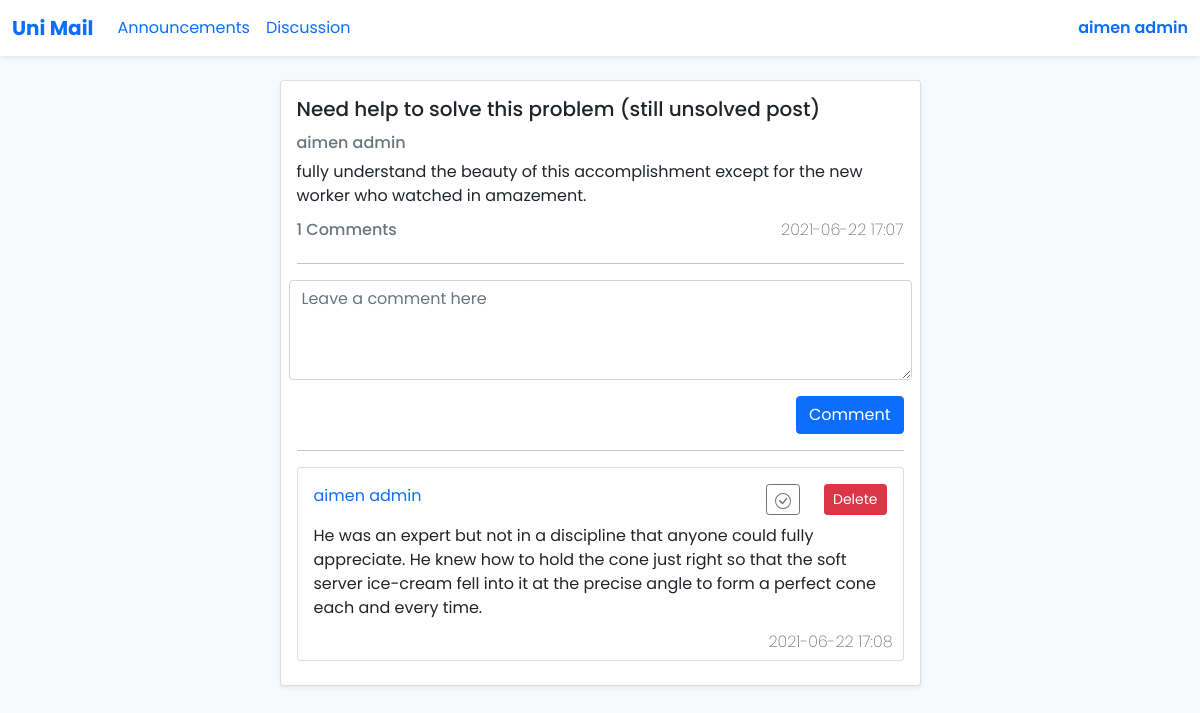
/site/post.php?post=86 (signed in), run on the app's committed database.
### tables this page shows
CREATE TABLE `des_posts` (
  `id` int(11) NOT NULL,
  `title` varchar(255) NOT NULL,
  `Contexts` text NOT NULL,
  `image` varchar(255) NOT NULL DEFAULT '<!--no image-->',
  `date` datetime NOT NULL DEFAULT current_timestamp(),
  `owner` int(11) NOT NULL
);

CREATE TABLE `memb` (
  `id` int(11) NOT NULL,
  `name` varchar(255) NOT NULL,
  `surname` varchar(255) NOT NULL,
  `email` varchar(255) NOT NULL,
  `pass` varchar(255) NOT NULL,
  `type` tinyint(4) NOT NULL,
  `groupe` tinyint(4) NOT NULL
);

CREATE TABLE `comments` (
  `id` int(11) NOT NULL,
  `post` int(11) NOT NULL,
  `owner` int(11) NOT NULL,
  `contexts` text NOT NULL,
  `date` datetime NOT NULL DEFAULT current_timestamp(),
  `approved` tinyint(4) NOT NULL DEFAULT 0
);

### site/post.php (the view, shortened to what this page needs)
<?php
include 'functions.php';
if($_SERVER['REQUEST_METHOD'] == 'GET' && is_numeric($_GET['post']))
{
  $conn = new mysqli('localhost', 'root', '', 'unimaildb');
  $id = $conn->real_escape_string($_GET['post']);
  $sql = $conn->query("SELECT title , contexts , date , owner , image FROM `des_posts` WHERE id = $id ");
  $data = $sql->fetch_array();
  $title = $data['title'];
  $contexts = $data['contexts'];
  $date = substr($data['date'], 0, 16);
  $owner = $conn->real_escape_string($data['owner']);
  $owner_id = $owner;
  $image = $data['image'];
  $sql = $conn->query("SELECT name , surname FROM `memb` WHERE id = $owner ");
  $data = $sql->fetch_array();
  $owner = $data['name'].' '.$data['surname'];
  $sql = $conn->query("SELECT COUNT(*) as count FROM `comments` WHERE post = $id ;");
  $data = $sql->fetch_array();
  $comments = $data['count'];
  $html_post = '
  <div class="col-lg-7 mb-2 ">
    <div class="card shadow-sm">
    '.$image.'
        <div class="card-body">
          <h5 class="card-title mb-3">'.$title.'</h5>
          <div class="contaner">
            <div class="row">
              <div class="col">
              <h6 class="card-subtitle mb-2 text-muted">'.$owner.'</h6>
              </div>
            </div>
          </div>
          <p class="card-text">'.$contexts.'</p>
          <div class="contaner">
              <div class="row">
              <div class="col">
              <h6 class="card-subtitle mb-2 text-muted">'.$comments.'  Comments</h6>
              </div>
              <div class="col">
              <div class="col"> <h6 class="card-subtitle mb-2 text-end text-muted" id="date">'.$date.'</h6> </div>
              </div>
              </div>
          </div>
      <hr>
          <div class="form-floating mb-2">
              <form class="row g-3" method="POST" action="add_comment.php">
                  <textarea name ="comment" class="form-control" placeholder="Leave a comment here" id="floatingTextarea" style="height: 100px"></textarea>
                  <input type="hidden" id="post_id_hidden_holder" name="post_id" value="'.$id.'">
                  <div class="col-12 text-end">
                  <button class="btn btn-primary " type="submit">Comment</button>
                  </div>
              </form>
          </div>
  ';
    $conn = new mysqli('localhost', 'root', '', 'unimaildb');
		$sql = $conn->query("SELECT * FROM `comments` WHERE post = '$id' ORDER BY approved DESC,id DESC;");
		if ($sql->num_rows > 0) {
			$response2 = "";
      while($data = mysqli_fetch_assoc($sql))
      {
      $owner = $conn->real_escape_string($data['owner']);
      if($owner==$_SESSION['S_id'])
      $isowner = '';
      else
      $isowner = 'hidden';
      $sql_owner = $conn->query("SELECT `name` , `surname` FROM `memb` WHERE id = '$owner' ;");
      $owner = $sql_owner->fetch_array();
      $owner = $owner['name'].' '.$owner['surname'];
      $approved = '';
      if($data['approved']==1)
      {
        $approved = 'btn btn-outline-success btn-sm';
        $border = 'border-success';
      }
      else
      {
        $approved = 'btn btn-outline-secondary btn-sm';
        $border = '';
      }
      if($owner_id == $_SESSION['S_id'])
      {
        $approve_perm = '';
      }
      else
      {
        $approve_perm = 'hidden';
      }
        $response2 .= '
            <div class="card mb-2 '.$border.'">
            <div class="card-body ">
                <div class="row mb-2">
                <div class="col">
                    <p class="card-title text-primary">'.$owner.'</p>
                </div>
                <div class="col text-end" '.$approve_perm.'>
                <button type="button" class="'.$approved.' approved"  value="'.$data['id'].'">
                <svg xmlns="http://www.w3.org/2000/svg" width="16" height="16" fill="currentColor" class="bi bi-check-circle" viewBox="0 0 16 16">
                  <path d="M8 15A7 7 0 1 1 8 1a7 7 0 0 1 0 14zm0 1A8 8 0 1 0 8 0a8 8 0 0 0 0 16z"/>
                  <path d="M10.97 4.97a.235.235 0 0 0-.02.022L7.477 9.417 5.384 7.323a.75.75 0 0 0-1.06 1.06L6.97 11.03a.75.75 0 0 0 1.079-.02l3.992-4.99a.75.75 0 0 0-1.071-1.05z"/>
                </svg>
                </button>
                </div>
                  <div class="col-auto text-end " '.$isowner.'>
                     <button type="button" class="btn btn-danger btn-sm del_btn" value="'.$data['id'].'">Delete</button>
                  </div>
                </div>
                <p class="card-text">'.$data['contexts'].'</p>
            </div>
            <h6 class="card-subtitle mb-2 text-end text-muted" id="date" style="margin-right: 10px;"> '.substr($data['date'], 0, 16).' </h6>
        </div>
        ';
        }
    }
    else
    {
      $response2 = '<h2 class="text-muted text-center">No comments.</h2>';
    }
}
?>
<!DOCTYPE html>
<html lang="en" dir="ltr">
<head>
  <link rel="stylesheet" href="styles/bootstrap/bootstrap.css">
  <link rel="stylesheet" href="styles/style.css">
</head>
  <body>
  <nav class="navbar fixed-top navbar-expand-lg shadow-sm " id="my-nav-bar">
  <div class="container-fluid">
    <a class="navbar-brand" id="my-brand" href="main.php">Uni Mail</a>
    <div class="collapse navbar-collapse" id="navbarSupportedContent">
    <ul class="navbar-nav me-auto mb-2 mb-lg-0">
    <li class="nav-item">
         <li class="nav-item">
          <a class="nav-link active" aria-current="page" href="main.php">Announcements</a>
        </li>
        <li class="nav-item">
          <a class="nav-link active" aria-current="page" href="discussion.php">Discussion</a>
        </li>
      </ul>
      <ul class="navbar-nav ms-auto mb-2 mb-lg-0">
      <li class="nav-item dropdown ms-auto"><a class="nav-link pe-0" id="userInfo" href="#" data-bs-toggle="dropdown" aria-haspopup="true" aria-expanded="false"><span style="font-weight: 550;"><?php  echoName(); echoSurname();?></span></a>
          </li>
      </ul>
    </div>
  </div>
</nav>
<div class="navmarg"></div>
<br>
<div class="container" >
    <div class="row my-discussion-row justify-content-center">
                <?php
                echo $html_post;
                ?>
                <hr>
                <?php
                echo $response2;
                ?>
              </div>
            </div>
        </div>
  </div>
</div>
  </body>
</html>

### site/styles/style.css (style rules this page uses)
body { background-color: #F8F9FA; font-family: 'Poppins', sans-serif; margin-bottom: 50px; }
#my-nav-bar { background-color: white; }
#my-brand { font-weight : 700; }
#date { font-weight: 200; }
hr { margin-top: 1rem; margin-bottom: 1rem; border: 0; border-top: 1px solid rgba(0, 0, 0, 0.1); }
.navmarg { height: 56px; }

### data on the page
des_posts: title "Need help to solve this problem (still unsolved post)", Contexts "fully understand the beauty of this accomplishment except for the new worker who watched in amazement.", date "2021-06-22 17:07"
memb: owner "aimen admin"
comments: memb.name+surname "aimen admin", $data['id'] 57 (drawn), contexts "He was an expert but not in a discipline that anyone could fully appreciate. He knew how to hold the cone just right so that the soft server ice-cream fell into it at the precise angle to form a perfect cone each and every time.", date "2021-06-22 17:08"

### other printed values
$_SESSION['S_name'] "aimen"
$_SESSION['S_surname'] "admin"
$comments "1"
